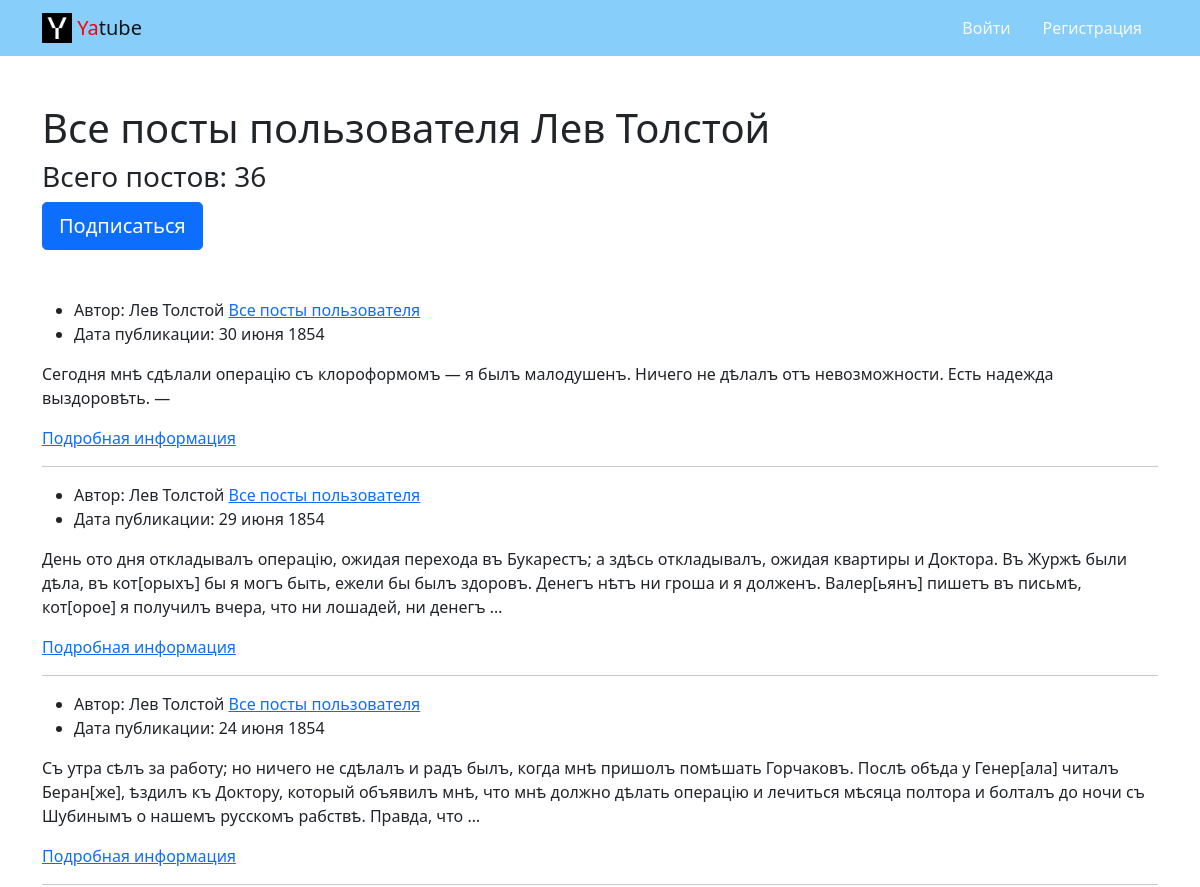
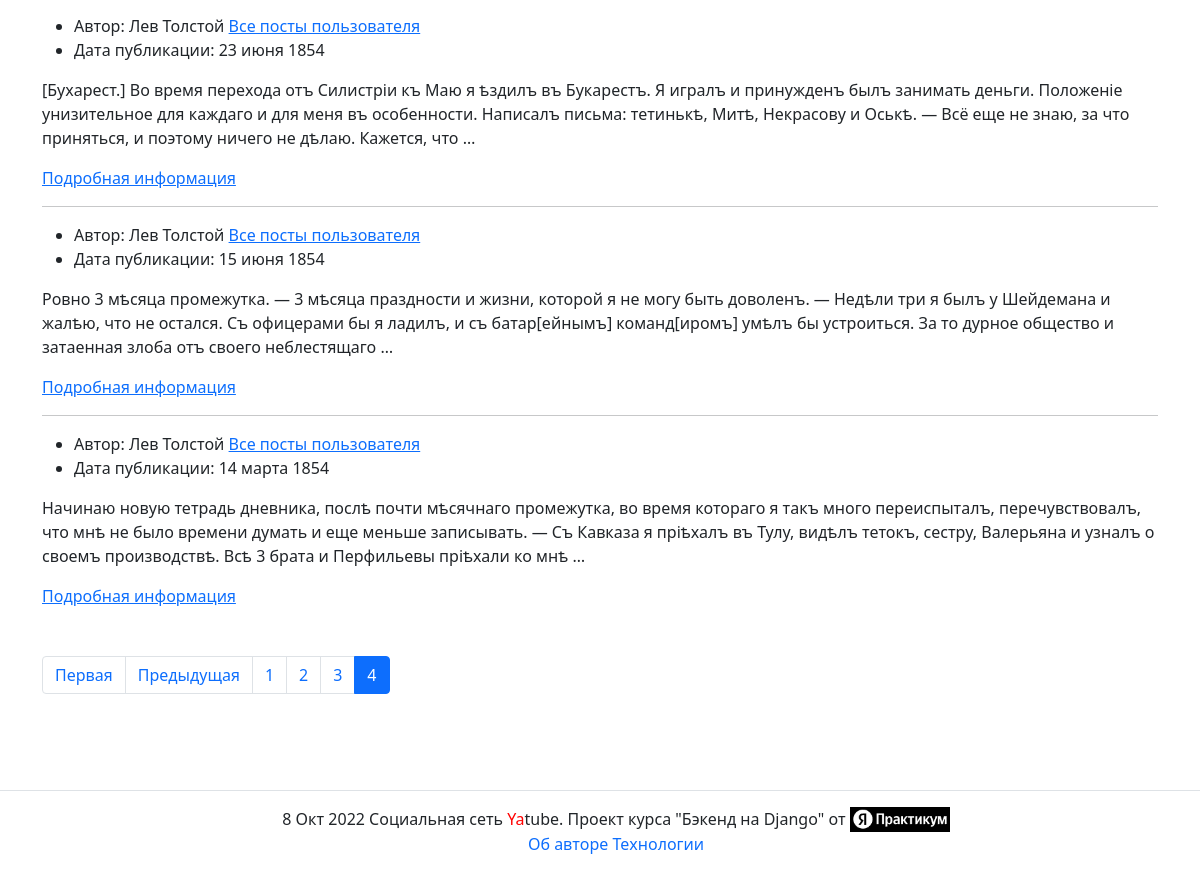
/profile/leo/?page=4, run on the app's committed database (2 pictures, top to bottom).
### posts/models.py (models this page shows, shortened)
class Post(models.Model):
    text = models.TextField(
        verbose_name="Текст поста",
        help_text="Добавьте описание поста"
    )
    pub_date = models.DateTimeField(
        auto_now_add=True,
        verbose_name="Дата публикации"
    )
    author = models.ForeignKey(
        User,
        on_delete=models.CASCADE,
        related_name='posts',
        verbose_name="Автор"
    )
    group = models.ForeignKey(
        Group,
        blank=True,
        null=True,
        related_name='posts',
        on_delete=models.SET_NULL,
        verbose_name="Группа",
        help_text="Укажите группу в которой опубликуется пост"
    )
    image = models.ImageField(
        verbose_name="Картинка",
        help_text="Прикрепите изображение",
        upload_to='posts/',
        blank=True
    )
    class Meta:
        ordering = ('-pub_date',)
        verbose_name = "Статья"
        verbose_name_plural = "Статьи"

### posts/views.py (the view)
# urls.py: path('profile/<str:username>/', views.profile, name='profile'),
def profile(request, username):
    post_author = get_object_or_404(User, username=username)
    post_list = post_author.posts.select_related('group')
    following = (request.user.is_authenticated
                 and post_author.following.filter(user=request.user).exists())
    context = {
        'page_obj': paginator(request.GET.get('page'), post_list),
        'count_post': post_list.count,
        'author': post_author,
        'following': following,
    }
    return render(request, 'posts/profile.html', context)

### posts/views.py (called while the page is built)
def paginator(page_number, post_list):
    post = Paginator(post_list, settings.NUMBER_POST)
    page_obj = post.get_page(page_number)
    return page_obj

### templates/posts/profile.html (shortened to what this page needs)
{% extends 'base.html' %}
{% block content %}
  <div class="mb-5">
    <h1>Все посты пользователя {{ author.get_full_name }}</h1>
    <h3>Всего постов: {{ count_post }}</h3>
    {% if request.user != author %}
      {% if following %}
        <a
          class="btn btn-lg btn-light"
          href="{% url 'posts:profile_unfollow' author.username %}" role="button"
        >
          Отписаться
        </a>
      {% else %}
        <a
          class="btn btn-lg btn-primary"
          href="{% url 'posts:profile_follow' author.username %}" role="button"
        >
          Подписаться
        </a>
      {% endif %}
    {% endif %}
  </div>
  {% for post in page_obj %}
      {% include 'posts/includes/post_for_list.html' %}
    {% if not forloop.last %}<hr>{% endif %}
  {% endfor %}
{% endblock %}

### templates/posts/includes/post_for_list.html (shortened to what this page needs)
{% load thumbnail %}
<article>
  <ul>
    <li>
      Автор: {{ post.author.get_full_name }}
      <a href="{% url 'posts:profile' post.author.username %}">Все посты пользователя</a>
    </li>
    <li>
      Дата публикации: {{ post.pub_date|date:"d E Y" }}
    </li>
  </ul>
  <p>{{ post.text|truncatewords:50 }}</p>
  <a href="{% url 'posts:post_detail' post.id %}">Подробная информация </a>
  </article>
<article>

### data on the page
Post: author.get_full_name "Лев Толстой", pub_date "30 июня 1854", text "Сегодня мнѣ сдѣлали операцію съ клороформомъ — я былъ малодушенъ. Ничего не дѣлалъ отъ невозможности. Есть надежда выздоровѣть. —"
Post: author.get_full_name "Лев Толстой", pub_date "29 июня 1854", text "День ото дня откладывалъ операцію, ожидая перехода въ Букарестъ; a здѣсь откладывалъ, ожидая квартиры и Доктора. Въ Журжѣ были дѣла, въ кот[орыхъ] бы я могъ быть, ежели бы былъ здоровъ. Денегъ нѣтъ ни гроша и я долженъ. Валер[ьянъ] пишетъ въ письмѣ, кот[орое] я получилъ вчера, что ни лошадей, ни денегъ …"
Post: author.get_full_name "Лев Толстой", pub_date "24 июня 1854", text "Съ утра сѣлъ за работу; но ничего не сдѣлалъ и радъ былъ, когда мнѣ пришолъ помѣшать Горчаковъ. Послѣ обѣда у Генер[ала] читалъ Беран[же], ѣздилъ къ Доктору, который объявилъ мнѣ, что мнѣ должно дѣлать операцію и лечиться мѣсяца полтора и болталъ до ночи съ Шубинымъ о нашемъ русскомъ рабствѣ. Правда, что …"
Post: author.get_full_name "Лев Толстой", pub_date "23 июня 1854", text "[Бухарест.] Во время перехода отъ Силистріи къ Маю я ѣздилъ въ Букарестъ. Я игралъ и принужденъ былъ занимать деньги. Положеніе унизительное для каждаго и для меня въ особенности. Написалъ письма: тетинькѣ, Митѣ, Некрасову и Оськѣ. — Всё еще не знаю, за что приняться, и поэтому ничего не дѣлаю. Кажется, что …"
Post: author.get_full_name "Лев Толстой", pub_date "15 июня 1854", text "Ровно 3 мѣсяца промежутка. — 3 мѣсяца праздности и жизни, которой я не могу быть доволенъ. — Недѣли три я былъ у Шейдемана и жалѣю, что не остался. Съ офицерами бы я ладилъ, и съ батар[ейнымъ] команд[иромъ] умѣлъ бы устроиться. За то дурное общество и затаенная злоба отъ своего неблестящаго …"
Post: author.get_full_name "Лев Толстой", pub_date "14 марта 1854", text "Начинаю новую тетрадь дневника, послѣ почти мѣсячнаго промежутка, во время котораго я такъ много переиспыталъ, перечувствовалъ, что мнѣ не было времени думать и еще меньше записывать. — Съ Кавказа я пріѣхалъ въ Тулу, видѣлъ тетокъ, сестру, Валерьяна и узналъ о своемъ производствѣ. Всѣ 3 брата и Перфильевы пріѣхали ко мнѣ …"

### other printed values
{{ author.get_full_name }} "Лев Толстой"
{{ count_post }} "36"
{{ i }} "1" "2" "3"
{{ i }} "4"
